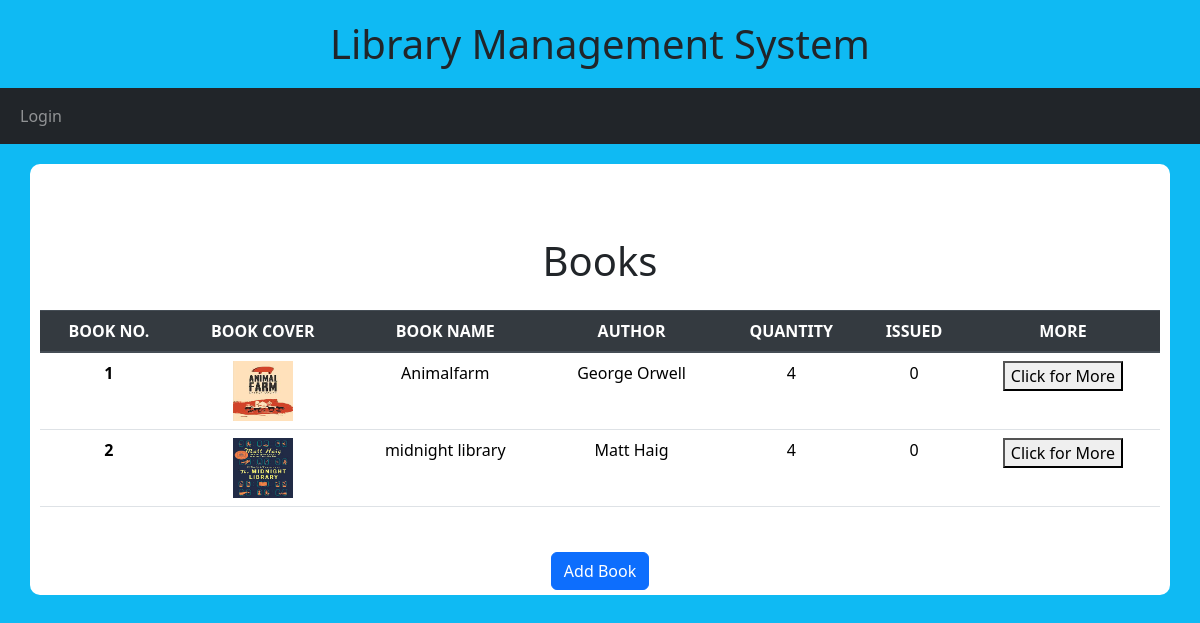
/Books/, run on an earlier commit of the app's database.
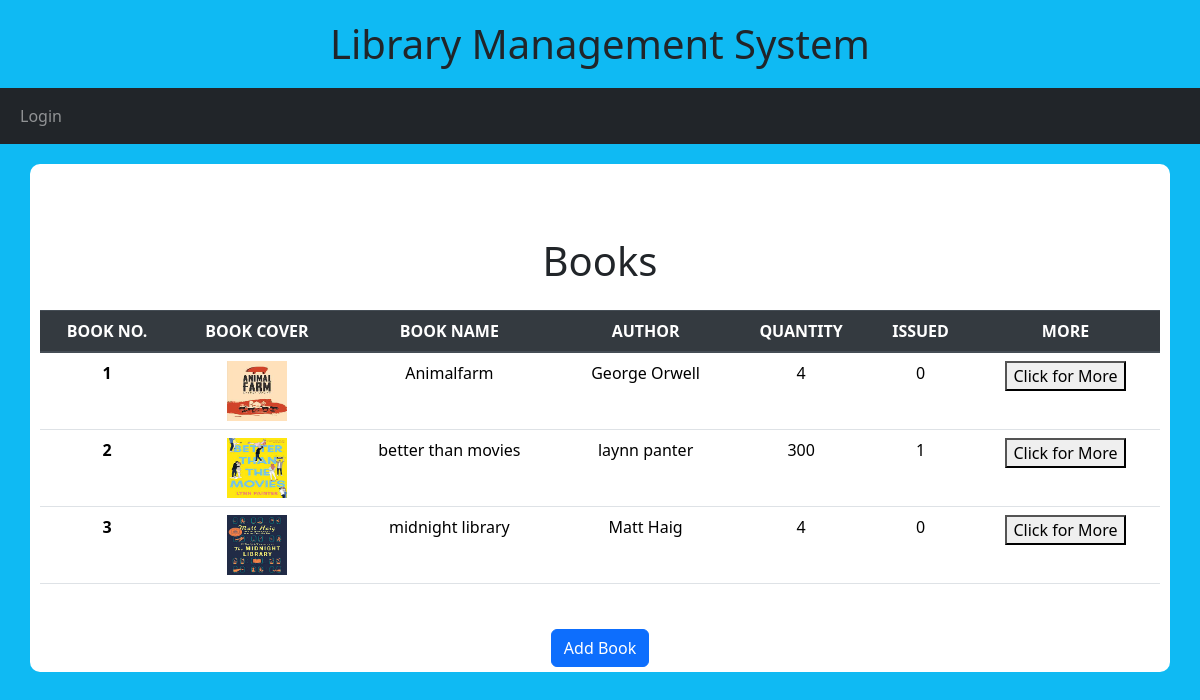
And on a later commit of the database.
### library/models.py (models this page shows, shortened)
class Book(models.Model):
    cover = models.ImageField(upload_to='covers/', null=True, blank=True, default='covers/default_cover.jpg')
    title = models.CharField(max_length=200, null=False, blank=False)
    author = models.CharField(max_length=150, null=False, blank=False)
    publication_date = models.DateField(null=True, blank=True)
    isbn = models.CharField(max_length=13, unique=True, null=True, blank=True)
    pages = models.PositiveIntegerField(null=True, blank=True)
    price = models.DecimalField(max_digits=8, decimal_places=2, null=True, blank=True)
    quantity = models.PositiveIntegerField(default=0)
    No_of_copies_issued = models.IntegerField(default=0)
    class Meta:
        ordering = ['title']
        db_table = 'books'
        verbose_name = 'Book'
        verbose_name_plural = 'Books'

### library/views.py (the view)
# urls.py: path('Books/', views.Books, name='Books'),
def Books(request):
    books = Book.objects.all()
    for book in books:
        if not book.cover:
            book.cover = 'default_cover.jpg'  # Replace with the path to your default cover image
    context = {
        'books': books
    }
    return render(request, 'Books.html', context)

### library/templates/Books.html (shortened to what this page needs)
{% extends 'base.html' %}
{% block content %}
    <br/>
    <h1 class="text-center">Books</h1>
        <div class="container">
            <table class="table">
                <thead class="thead-dark">
                  <tr style="text-align: center;">
                    <th scope="col">BOOK NO.</th>
                    <th scope="col">BOOK COVER</th>
                    <th scope="col">BOOK NAME</th>
                    <th scope="col">AUTHOR</th>
                    <th scope="col">QUANTITY</th>
                    <th scope="col">ISSUED</th>
                    <th scope="col">MORE</th>
                  </tr>
                </thead>
                <tbody>
                  {% for book in books %}
                  <tr style="text-align: center;">
                    <th scope="row">{{forloop.counter}}</th>
                    <td><img src="{{book.cover.url}}" alt="{{book.title}}" style="height: 60px; width: 60px;"></td>
                    <td>{{book.title}}</td>
                    <td>{{book.author}}</td>
                    <td>{{book.quantity}}</td>
                    <td>{{book.No_of_copies_issued}}</td>
                    <td><a href="{% url 'aboutbook' book.id %}"><button>Click for More</button></a></td>
                  </tr>
                  {% endfor %}
                </tbody>
              </table>
        </div>
    <br/>
    <div class="text-center">
    <a href="{% url 'add_book' %}"><button class="btn btn-primary">Add Book</button></a>
    </div>
{% endblock %}

### library/templates/base.html (shortened to what this page needs)
<!doctype html>
<html lang="en">
  <head>
    <link rel="stylesheet" href="https://stackpath.bootstrapcdn.com/bootstrap/4.5.2/css/bootstrap.min.css">
    <link href="https://cdn.jsdelivr.net/npm/bootstrap@5.3.3/dist/css/bootstrap.min.css" rel="stylesheet">
  </head>
  <body>
    <header>
        <h1 class="text-center">Library Management System</h1>
    </header>
    <main>
    {% include 'navbar.html' %}
    <div class="container">
        <br/>
        {% block content %}
        {% endblock %}
    </main>
  </body>
</html>

### library/templates/navbar.html
<nav class="navbar navbar-expand-lg bg-body-color navbar-dark bg-dark">
    <div class="container-fluid">
      <div class="collapse navbar-collapse" id="navbarSupportedContent">
        <ul class="navbar-nav me-auto mb-2 mb-lg-0">
          {% if user.is_authenticated %}
          <li class="nav-item">
            <a class="nav-link active" aria-current="page" href="{% url 'home' %}">Home</a>
          </li>
            <li class="nav-item">
                <a class="nav-link" href="{% url 'Books'%}">Books</a>
            </li>
            <li class="nav-item">
                <a class="nav-link" href="{% url 'members' %}">Members</a>
            </li>
            <li class="nav-item">
                <a class="nav-link" href="{% url 'borrowed_books' %}">borrowed record</a>
            </li>
            <li class="nav-item">
                <a class="nav-link" href="{% url 'logout' %}">Logout</a>
            {% else %}
            <li class="nav-item">
                <a class="nav-link" href="{% url 'home' %}">Login</a>
            </li>
            {% endif %}
        </ul>
      </div>
    </div>
  </nav>

### library/templates/base.html (style rules this page uses)
h1 { text-align: center; margin: 20px 0; }
body { background-color: #0fbaf3; }

### library/templates/Books.html (style rules this page uses)
.container { background-color: white; padding: 5px; border-radius: 10px; margin-top: 20px; }

What changed in the data, as far as the page shows it:
added Book: cover (picture), title "better than movies", author "laynn panter", quantity "300", No_of_copies_issued "1"
